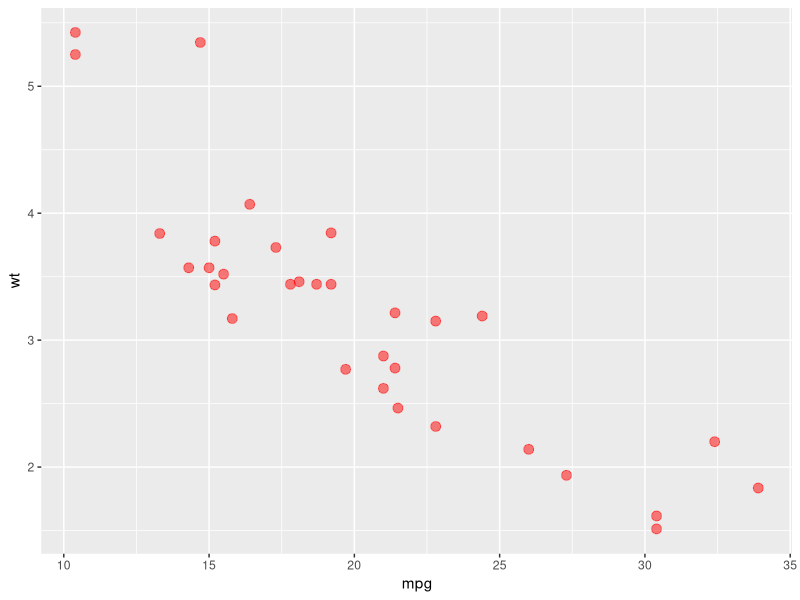

Here is the R script that generated this plot:
## ---- chunk 1
library(ggplot2)

ggplot(mtcars, aes(mpg, wt)) +
  geom_point(col = "red", alpha = 0.5, size = 3, shape = 19)
